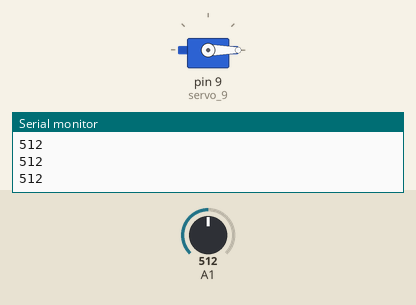
Recording of a sketch running on a simulated Arduino Uno, built with avr-gcc and run on an emulated ATmega328P. Shown: servo, the last lines printed to the serial monitor. The inputs (shaded band) are chosen by the test bench; at power-on: A1 = 512.

Above: at 1.2 s.
1.3 s: A1 set to 32
2.8 s: A1 set to 27
At 3.2 s:
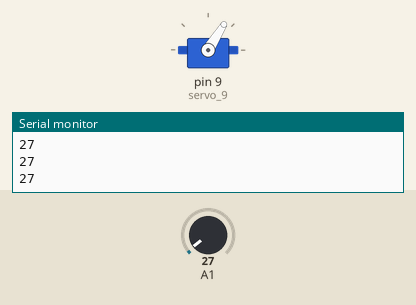
4.4 s: A1 set to 122
At 5.7 s:
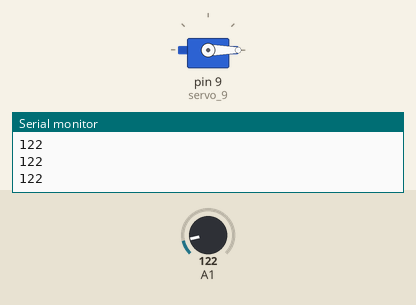
6.0 s: A1 set to 20
At 7.2 s:
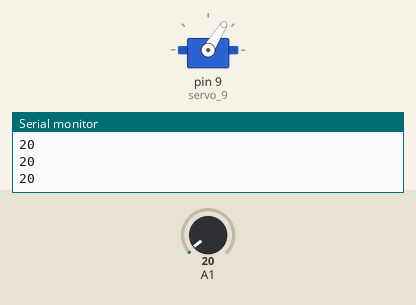
Timing chart, 0 to 8.6 s (numbered marks = the images above; inputs shaded):
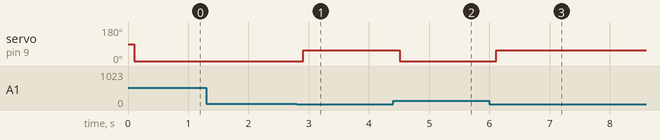

Measured:
- the behaviour switches between 30 and 29 on A1 (found by bisection; images 0 and 1)
- after the input at 2.8 s, servo on pin 9 (servo_9): 0° → 58° after 0.11 s
- after the input at 4.4 s, servo on pin 9 (servo_9): 58° → 0° after 0.11 s
- after the input at 6.0 s, servo on pin 9 (servo_9): 0° → 58° after 0.12 s

The sketch:

Experiment1_comments.ino
```cpp
// Include the Servo library to control servo motors
#include <Servo.h>

// Declare an integer variable to store the sensor reading
int Sensor = 0;

// Create a Servo object for controlling the servo attached to pin 9
Servo servo_9;

// The setup function runs once when the Arduino starts or resets
void setup()
{
  // Configure pin A1 as an input
  pinMode(A1, INPUT);

  // Start serial communication at 9600 bps
  Serial.begin(9600);

  // Attach the servo on pin 9 and set its minimum and maximum pulse widths (in microseconds)
  // This is useful when the default pulse widths (typically 1000us min, 2000us max) do not match your servo
  servo_9.attach(9, 500, 2500);
}

// The loop function runs repeatedly after the setup is done
void loop()
{
  // Read the analog value from pin A1 and store it in the Sensor variable
  Sensor = analogRead(A1);

  // Send the sensor value to the Serial Monitor
  Serial.println(Sensor);

  // Pause the loop for 100 milliseconds
  delay(100);

  // If the sensor value is less than 30
  if (Sensor < 30) {
    // Move the servo to approximately 58 degrees (angle is approximation depending on the servo calibration)
    servo_9.write(58);
  } else {
    // Else, move the servo to the 0-degree position (or its starting position)
    servo_9.write(0);
  }
}
```
